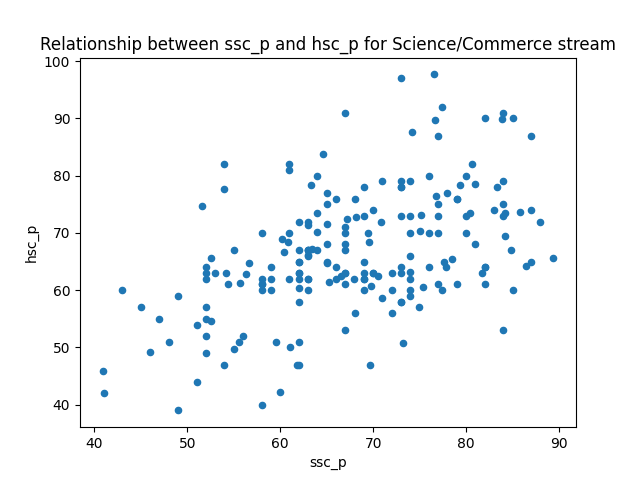

Here is the Python script that generated this plot:

"""
3.Is there a relationship between ssc_p and hsc_p for the candidates
who took Science or Commerce as streams for higher education?
To answer this question,
we can create a scatter plot showing the relationship
between ssc_p and hsc_p for the candidates who took
Science or Commerce as streams for higher education
"""
# Import from basic module
from basic_module import df
from basic_module import plt

# filter the data for Science and Commerce streams
df_science_commerce = df[df['hsc_s'].isin(['Science', 'Commerce'])]

# create a scatter plot
df_science_commerce.plot(kind='scatter', x='ssc_p', y='hsc_p')
plt.title('Relationship between ssc_p and hsc_p for Science/Commerce stream')
plt.xlabel('ssc_p')
plt.ylabel('hsc_p')
plt.show()
"""
The resulting scatter plot shows there is a relationship
between ssc_p and hsc_p for the candidates who took
Science or Commerce as streams for higher education.
The closer the data points come to forming a straight line when plotted,
the higher the correlation between the two variables,
or the stronger the relationship.
Since the data points make a straight line going
from near the origin out to high y-values,
the variables are said to have a positive correlation.
"""
